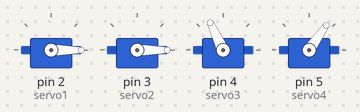
The sketch below on a simulated Arduino Uno, built with avr-gcc and run on an emulated ATmega328P. On the bench: 4 × servo.

Above: at 0.05 s.
At 3.0 s:
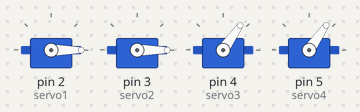
At 6.0 s:
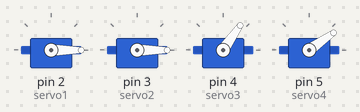
At 7.5 s:
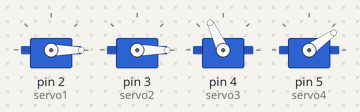
At 9.0 s:
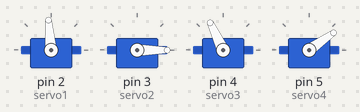
At 12.0 s:
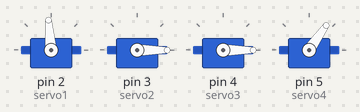
Timing chart, 0 to 18.2 s (numbered marks = the images above):
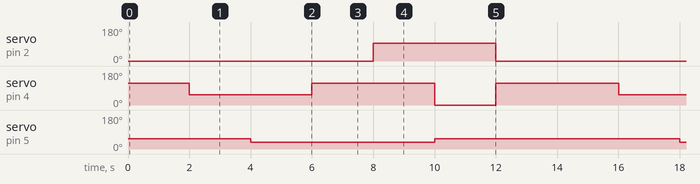

The sketch:

braco_automatico.ino
```cpp
#include <Servo.h>

struct posicao_braco
{
  char servo1;
  char servo2;
  char servo3;
  char servo4;
  //char servo5;

};


posicao_braco P1 = {.servo1 = 0, .servo2 = 180, .servo3 = 115, .servo4 = 55};
posicao_braco P2 = {.servo1 = 0, .servo2 = 180, .servo3 = 55, .servo4 = 55};
posicao_braco P3 = {.servo1 = 0, .servo2 = 180, .servo3 = 55, .servo4 = 35};
posicao_braco P4 = {.servo1 = 0, .servo2 = 180, .servo3 =115, .servo4 = 35};
posicao_braco P5 = {.servo1 = 95, .servo2 = 180, .servo3 = 115, .servo4 = 35};
posicao_braco P6 = {.servo1 = 95, .servo2 = 180, .servo3 = 145, .servo4 = 55};
//posicao_braco P7 = {.servo1 = 0, .servo2 = 0, .servo3 = 90, .servo4 = 30};
//posicao_braco P8 = {.servo1 = 0, .servo2 = 90, .servo3 = 0, .servo4 = 30};
//posicao_braco P9 = {.servo1 = 0, .servo2 = 0, .servo3 = 90, .servo4 = 30};
//posicao_braco P10 = {.servo1 = 0, .servo2 = 0, .servo3 = 0, .servo4 = 30};
//posicao_braco P11 = {.servo1 = 0, .servo2 = 0, .servo3 = 0, .servo4 = 30};
//posicao_braco P12 = {.servo1 = 0, .servo2 = 0, .servo3 = 0, .servo4 = 30};
//posicao_braco P13 = {.servo1 = 0, .servo2 = 0, .servo3 = 0, .servo4 = 30};
//posicao_braco P14 = {.servo1 = 0, .servo2 = 0, .servo3 = 90, .servo4 = 30};
//posicao_braco P15 = {.servo1 = 0, .servo2 = 0, .servo3 = 0, .servo4 = 30};


Servo servo1;
Servo servo2;
Servo servo3;
Servo servo4;
//Servo servo5;

void move_robo(posicao_braco pos)
{
  servo1.write(pos.servo1);
  servo2.write(pos.servo2);
  servo3.write(pos.servo3);
  servo4.write(pos.servo4);
  //servo5.write(pos.servo5);
}


void setup()
{
  servo1.attach(2);
  servo2.attach(3);
  servo3.attach(4);
  servo4.attach(5);
  //servo5.attach(6);

}

void loop()
{
  servo1.write(P1.servo1);
  servo2.write(P1.servo2);
  servo3.write(P1.servo3);
  servo4.write(P1.servo4);
  //servo5.write(P1.servo5);
  move_robo(P1);
  delay(2000);

  servo1.write(P2.servo1);
  servo2.write(P2.servo2);
  servo3.write(P2.servo3);
  servo4.write(P2.servo4);
  //servo5.write(P2.servo5);
  move_robo(P2);
  delay(2000);

  servo1.write(P3.servo1);
  servo2.write(P3.servo2);
  servo3.write(P3.servo3);
  servo4.write(P3.servo4);
  //servo5.write(P3.servo5);
  move_robo(P3);
  delay(2000);

  servo1.write(P4.servo1);
  servo2.write(P4.servo2);
  servo3.write(P4.servo3);
  servo4.write(P4.servo4);
  //servo5.write(P4.servo5);
  move_robo(P4);
  delay(2000);

  servo1.write(P5.servo1);
  servo2.write(P5.servo2);
  servo3.write(P5.servo3);
  servo4.write(P5.servo4);
  //servo5.write(P5.servo5);
  move_robo(P5);
  delay(2000);

  servo1.write(P6.servo1);
  servo2.write(P6.servo2);
  servo3.write(P6.servo3);
  servo4.write(P6.servo4);
  //servo5.write(P6.servo5);
  move_robo(P6);
  delay(2000);

  servo1.write(P1.servo1);
  servo2.write(P1.servo2);
  servo3.write(P1.servo3);
  servo4.write(P1.servo4);
  //servo5.write(P7.servo5);
  move_robo(P1);
  delay(2000);

  /*servo1.write(P8.servo1);
  servo2.write(P8.servo2);
  servo3.write(P8.servo3);
  servo4.write(P8.servo4);
  //servo5.write(P8.servo5);
  move_robo(P8);
  delay(2000);

  servo1.write(P9.servo1);
  servo2.write(P9.servo2);
  servo3.write(P9.servo3);
  servo4.write(P9.servo4);
  //servo5.write(P9.servo5);
  move_robo(P9);
  delay(2000);

  servo1.write(P10.servo1);
  servo2.write(P10.servo2);
  servo3.write(P10.servo3);
  servo4.write(P10.servo4);
  //servo5.write(P10.servo5);
  move_robo(P10);
  delay(2000);

  servo1.write(P11.servo1);
  servo2.write(P11.servo2);
  servo3.write(P11.servo3);
  servo4.write(P11.servo4);
  //servo5.write(P11.servo5);
  move_robo(P11);
  delay(2000);

  servo1.write(P12.servo1);
  servo2.write(P12.servo2);
  servo3.write(P12.servo3);
  servo4.write(P12.servo4);
  //servo5.write(P12.servo5);
  move_robo(P12);
  delay(2000);

  servo1.write(P13.servo1);
  servo2.write(P13.servo2);
  servo3.write(P13.servo3);
  servo4.write(P13.servo4);
  //servo5.write(P13.servo5);
  move_robo(P13);
  delay(2000);

  servo1.write(P14.servo1);
  servo2.write(P14.servo2);
  servo3.write(P14.servo3);
  servo4.write(P14.servo4);
  //servo5.write(P14.servo5);
  move_robo(P14);
  delay(2000);

  servo1.write(P15.servo1);
  servo2.write(P15.servo2);
  servo3.write(P15.servo3);
  servo4.write(P15.servo4);
  //servo5.write(P15.servo5);
  move_robo(P15);
  delay(2000);*/
}
```

Measured:
- by itself, servo on pin 2 (servo1): alternates 95° for 4.0 s and 0° for 10.0 s
- by itself, servo on pin 4 (servo3): repeats every 14.0 s: 115° 4.0 s, 0° 2.0 s, 115° 4.0 s, 55° 4.0 s
- by itself, servo on pin 5 (servo4): alternates 55° for 8.0 s and 35° for 6.0 s
